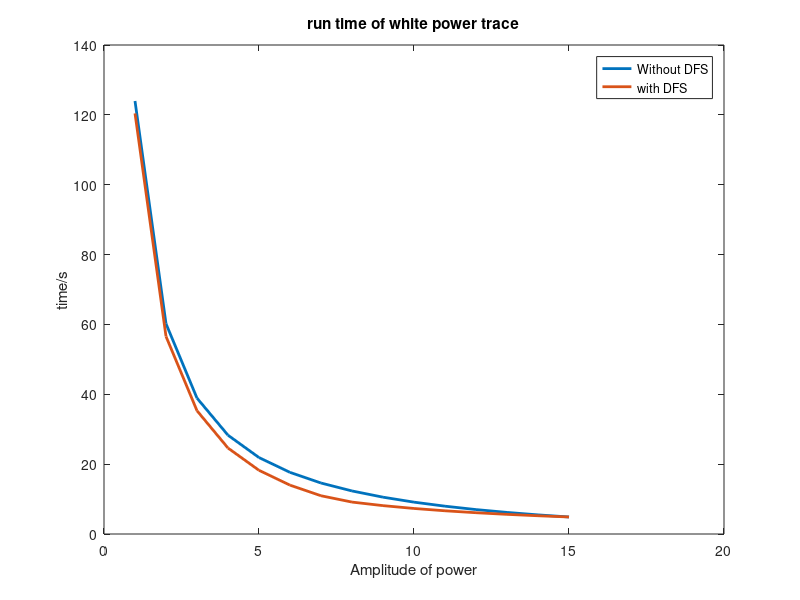
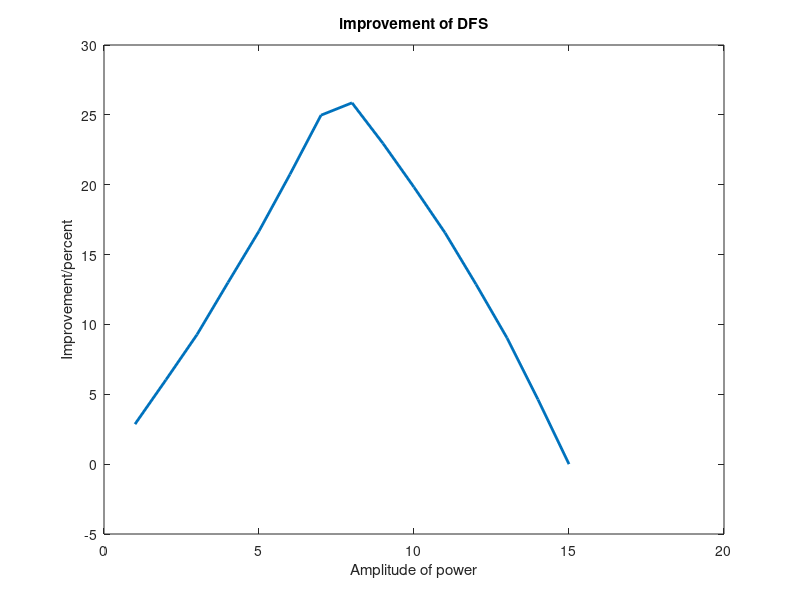

MATLAB code for these plots, in order:
%% compare DFS system and non-DFS system

amp = 1:15;

result_n = [123.966123 60.209456 38.898470 28.286143 21.885249 17.644872 14.594532 12.325419 10.542840 9.117749 7.964859 6.992258 6.182019 5.474841 4.873579];
result_y = [120.416181 56.572285 35.292375 24.609477 18.234689 13.984235 10.949391 9.137960 8.122632 7.310370 6.645792 6.091976 5.623364 5.221696 4.873584];

improve = (result_n - result_y) ./ result_n;

figure(1);
plot(amp, result_n, 'linewidth', 2);
hold on;
plot(amp, result_y, 'linewidth', 2);
title('run time of white power trace');
legend('Without DFS', 'with DFS');
xlabel('Amplitude of power');
ylabel('time/s');

figure(2);
plot(amp, improve*100, 'linewidth', 2);
title('improvement of DFS');
xlabel('Amplitude of power');
ylabel('Improvement/percent');